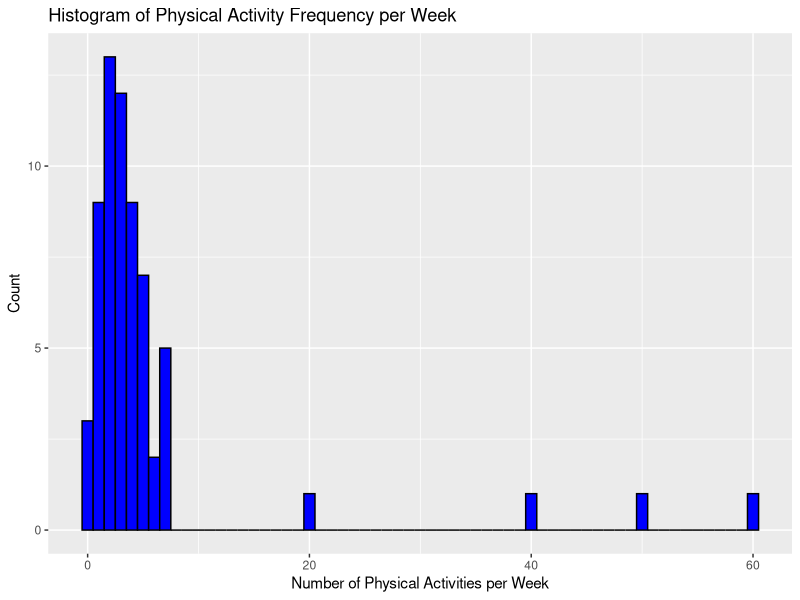
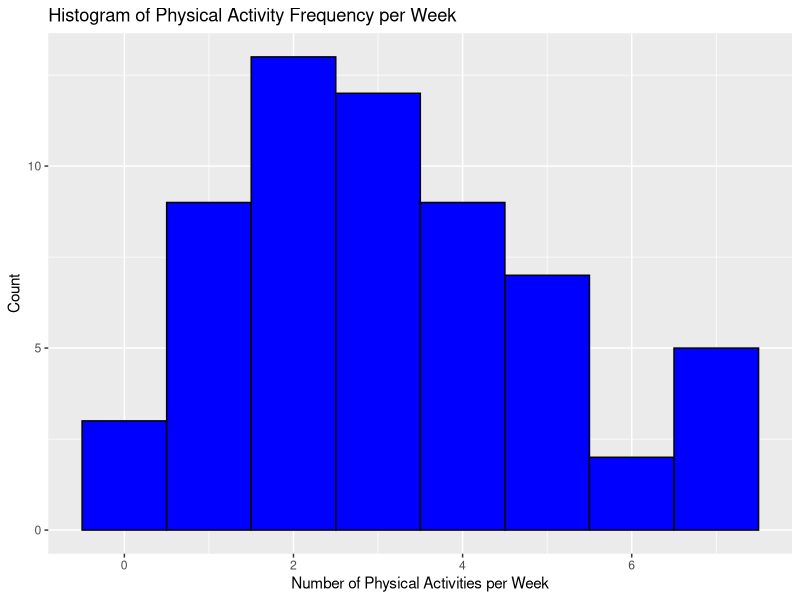
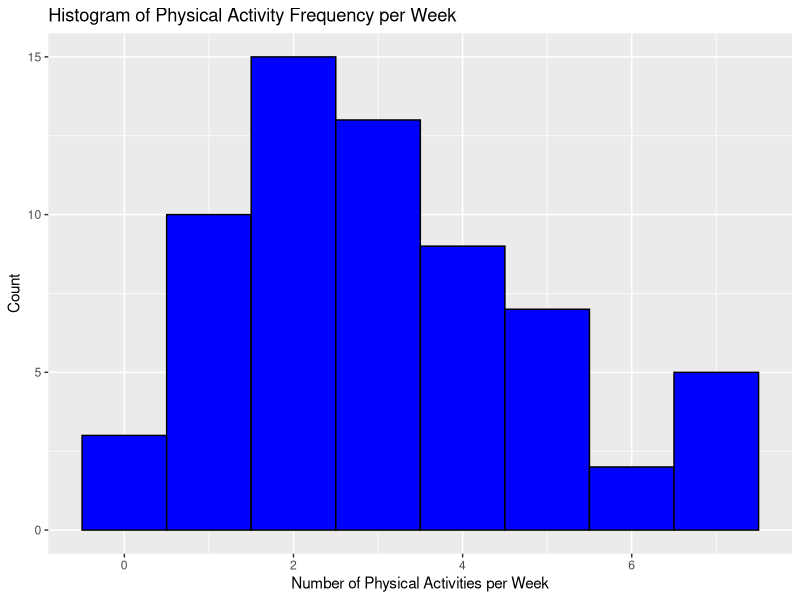
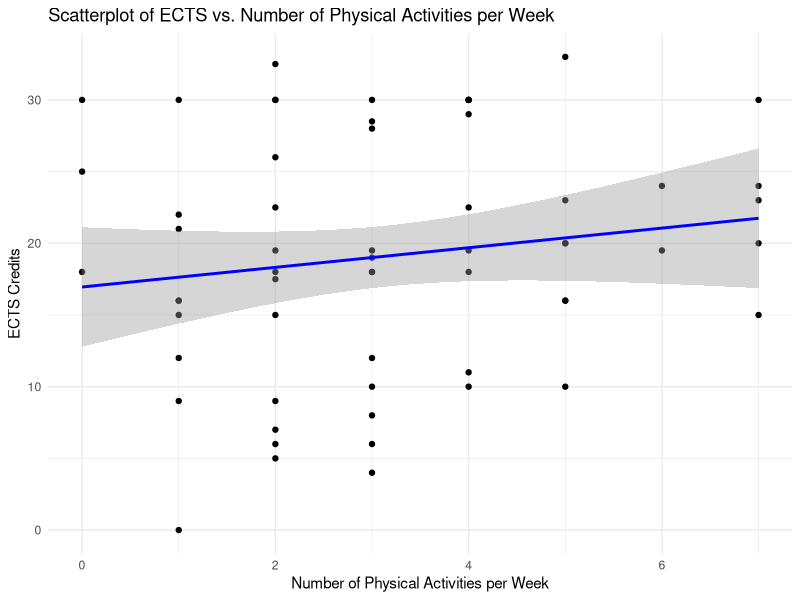
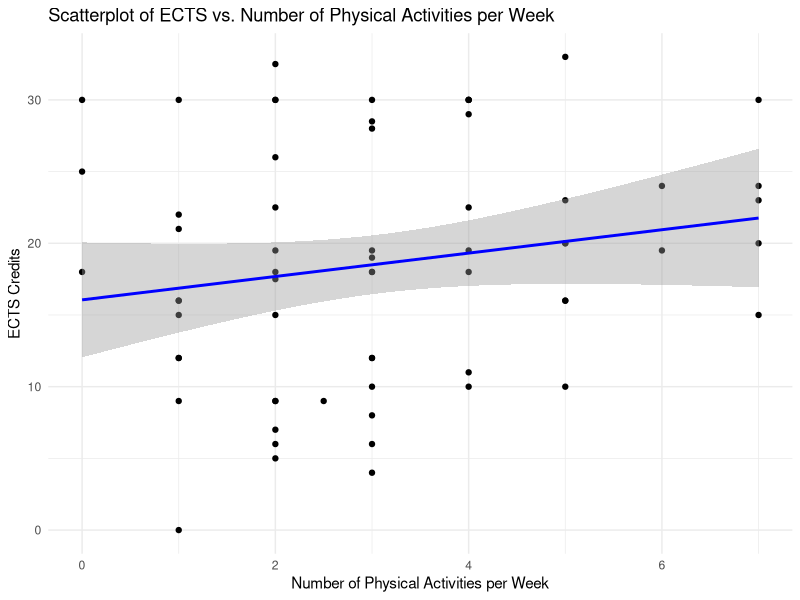
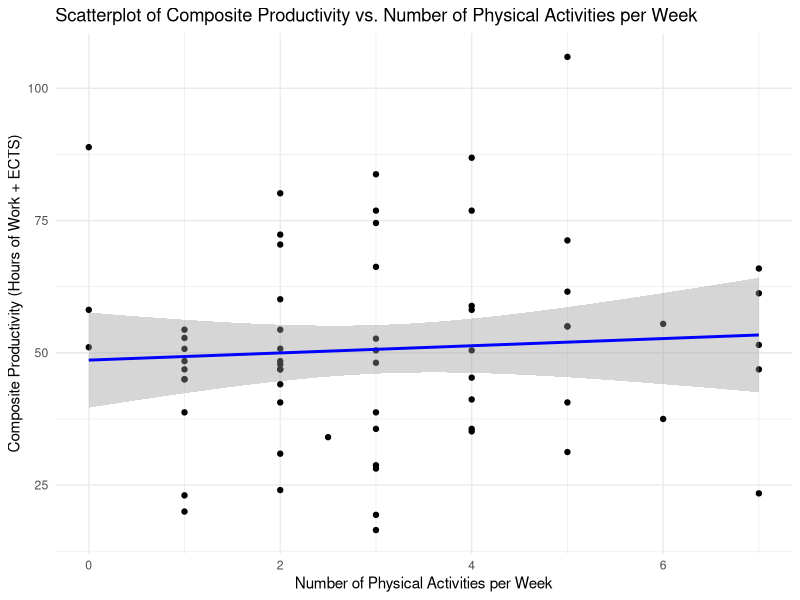
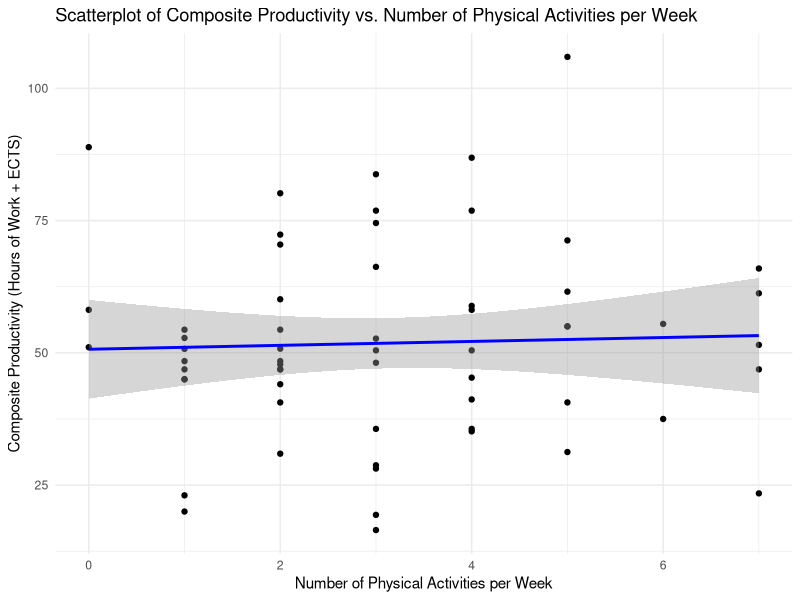
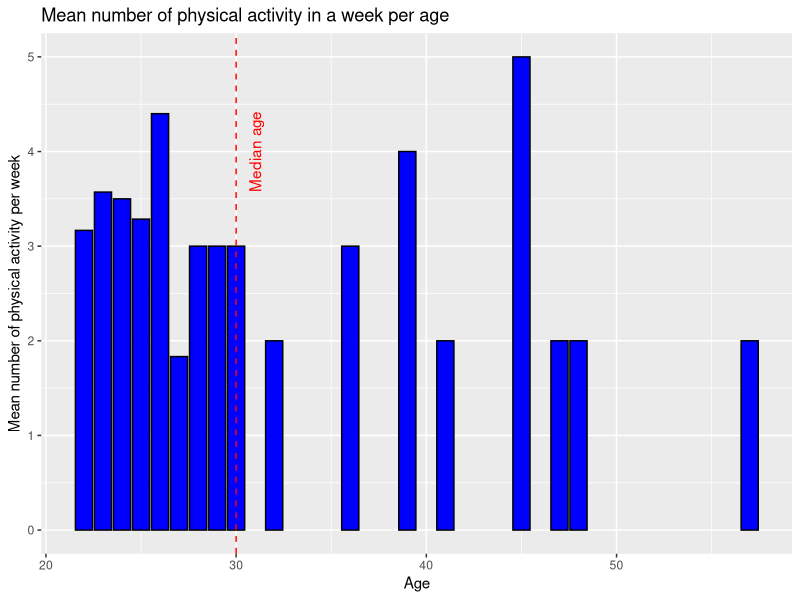

The R source for these figures, in order:
## ---- chunk 1
knitr::opts_chunk$set(echo = TRUE)
library(tidyverse)
library(ggplot2)
library(dplyr)
library(tidyr)
library(survey)
library(knitr)
library(exactRankTests)
library(kableExtra)
## ---- chunk 2
# Load the survey data
survey_data <- read.csv("group14.csv", header=TRUE)
names(survey_data) <- c("Gender", "Age", "Studies", 
                        "NumberOfPhysicalActivityPerWeek", 
                        "TypeOfPhysicalActivity", 
                        "WorkStudy")

# Split WorkStudy into ECTS and HoursOfWork
survey_data <- separate(survey_data, 
                        "WorkStudy", 
                        c("ECTS", "HoursOfWork"), sep=";")

# Fix comma seperated numbers like 17,5 to 17.5 in order to not create NA values
survey_data$ECTS <- as.numeric(str_replace(survey_data$ECTS, ",", "."))
survey_data$ECTS <- survey_data$ECTS %>%
  replace(is.na(.), 0)


survey_data$HoursOfWork <- as.numeric(survey_data$HoursOfWork)
survey_data$NumberOfPhysicalActivityPerWeek <- as.numeric(
  survey_data$NumberOfPhysicalActivityPerWeek)
survey_data$NumberOfPhysicalActivityPerWeek <- 
  str_replace(survey_data$NumberOfPhysicalActivityPerWeek, "Sunday", "1")
survey_data$NumberOfPhysicalActivityPerWeek <- 
  as.numeric(survey_data$NumberOfPhysicalActivityPerWeek)
survey_data <- survey_data %>%
  filter(!is.na(NumberOfPhysicalActivityPerWeek))
# Display the data
kable(head(survey_data), caption = "Survey data set", col.widths = rep("auto", ncol(survey_data)))


survey_data$HoursOfWork <- as.numeric(survey_data$HoursOfWork)
survey_data$WeeklyHours <- survey_data$HoursOfWork + ((survey_data$ECTS*25)/16)

r3_data <- survey_data %>%
  select(NumberOfPhysicalActivityPerWeek, TypeOfPhysicalActivity, HoursOfWork)
## ---- chunk 3
Q1 <- quantile(survey_data$NumberOfPhysicalActivityPerWeek, 0.25, na.rm = TRUE)
Q3 <- quantile(survey_data$NumberOfPhysicalActivityPerWeek, 0.75, na.rm = TRUE)
IQR <- Q3 - Q1

lower_bound <- Q1 - 1.5 * IQR
upper_bound <- Q3 + 1.5 * IQR

survey_data_no_outliers <- survey_data %>%
  filter(NumberOfPhysicalActivityPerWeek >= lower_bound & 
           NumberOfPhysicalActivityPerWeek <= upper_bound)

kable(head(survey_data_no_outliers), 
      caption = "Data with removed outliers in physical activity", col.widths = rep("auto", ncol(survey_data_no_outliers)))

survey_data_transformed <- survey_data %>%
  mutate(NumberOfPhysicalActivityPerWeek = ifelse(
    NumberOfPhysicalActivityPerWeek < lower_bound | 
      NumberOfPhysicalActivityPerWeek > upper_bound,
    NumberOfPhysicalActivityPerWeek / 20,
    NumberOfPhysicalActivityPerWeek
  ))

kable(head(survey_data_transformed), 
      caption = "Data with transformed physical activity", col.widths = rep("auto", ncol(survey_data_transformed)))
## ---- chunk 4
# no outlier survey data set
survey_data_no_outliers$AgeGroup <- 
  as.factor(
    ifelse(survey_data_no_outliers$Age > median(survey_data_no_outliers$Age), 
         "over", "under")
  )

# transformed survey data set
survey_data_transformed$AgeGroup <- 
  as.factor(
    ifelse(survey_data_transformed$Age > median(survey_data_transformed$Age), 
         "over", "under")
  )
## ---- chunk 5
# Histogram of Physical Activity Frequency
ggplot(survey_data, aes(x = NumberOfPhysicalActivityPerWeek)) +
  geom_histogram(binwidth = 1, fill = "blue", color = "black") +
  labs(title = "Histogram of Physical Activity Frequency per Week",
       x = "Number of Physical Activities per Week",
       y = "Count")
## ---- chunk 6
ggplot(survey_data_no_outliers, aes(x = NumberOfPhysicalActivityPerWeek)) +
  geom_histogram(binwidth = 1, fill = "blue", color = "black") +
  labs(title = "Histogram of Physical Activity Frequency per Week",
       x = "Number of Physical Activities per Week",
       y = "Count")
## ---- chunk 7
ggplot(survey_data_transformed, aes(x = NumberOfPhysicalActivityPerWeek)) +
  geom_histogram(binwidth = 1, fill = "blue", color = "black") +
  labs(title = "Histogram of Physical Activity Frequency per Week",
       x = "Number of Physical Activities per Week",
       y = "Count")
## ---- chunk 8
summary_stats_transformed <- survey_data_transformed %>%
  group_by(NumberOfPhysicalActivityPerWeek) %>%
  summarise(
    Mean_ECTS = mean(ECTS, na.rm = TRUE),
    Mean_HoursOfWork = mean(HoursOfWork, na.rm = TRUE),
    SD_ECTS = sd(ECTS, na.rm = TRUE),
    SD_HoursOfWork = sd(HoursOfWork, na.rm = TRUE)
  )
summary_stats_no_outliers <- survey_data_no_outliers %>%
  group_by(NumberOfPhysicalActivityPerWeek) %>%
  summarise(
    Mean_ECTS = mean(ECTS, na.rm = TRUE),
    Mean_HoursOfWork = mean(HoursOfWork, na.rm = TRUE),
    SD_ECTS = sd(ECTS, na.rm = TRUE),
    SD_HoursOfWork = sd(HoursOfWork, na.rm = TRUE)
  )
## ---- chunk 9
kable(summary_stats_transformed, 
      caption = "Summary statistics transformed data")
## ---- chunk 10
kable(summary_stats_no_outliers, 
      caption = "Summary statistics no outliers in physical activities")
## ---- chunk 11

model_transformed_ects <- lm(ECTS ~ NumberOfPhysicalActivityPerWeek, data = survey_data_transformed)
summary(model_transformed_ects)

model_no_outliers_ects <- lm(ECTS ~ NumberOfPhysicalActivityPerWeek, data = survey_data_no_outliers)
summary(model_no_outliers_ects)

model_transformed_HoursOfWork <- lm(HoursOfWork ~ NumberOfPhysicalActivityPerWeek, data = survey_data_transformed)
summary(model_transformed_HoursOfWork)

model_no_outliers_HoursOfWork <- lm(HoursOfWork ~ NumberOfPhysicalActivityPerWeek, data = survey_data_no_outliers)
summary(model_no_outliers_HoursOfWork)

model_transformed_WeeklyHours <- lm(WeeklyHours ~ NumberOfPhysicalActivityPerWeek, data = survey_data_transformed)
summary(model_transformed_HoursOfWork)

model_no_outliers_WeeklyHours <- lm(WeeklyHours ~ NumberOfPhysicalActivityPerWeek, data = survey_data_no_outliers)
summary(model_no_outliers_HoursOfWork)


## ---- chunk 12
# Create a scatterplot of ECTS vs. NumberOfPhysicalActivityPerWeek with regression line
ggplot(survey_data_no_outliers, aes(x = NumberOfPhysicalActivityPerWeek, y = ECTS)) +
  geom_point() +
  geom_smooth(method = "lm", formula = y ~ x, se = TRUE, color = "blue") +
  labs(title = "Scatterplot of ECTS vs. Number of Physical Activities per Week",
       x = "Number of Physical Activities per Week",
       y = "ECTS Credits") +
  theme_minimal()

ggplot(survey_data_transformed, aes(x = NumberOfPhysicalActivityPerWeek, y = ECTS)) +
  geom_point() +
  geom_smooth(method = "lm", formula = y ~ x, se = TRUE, color = "blue") +
  labs(title = "Scatterplot of ECTS vs. Number of Physical Activities per Week",
       x = "Number of Physical Activities per Week",
       y = "ECTS Credits") +
  theme_minimal()

ggplot(survey_data_transformed, aes(x = NumberOfPhysicalActivityPerWeek, y = WeeklyHours)) +
  geom_point() +
  geom_smooth(method = "lm", formula = y ~ x, se = TRUE, color = "blue") +
  labs(title = "Scatterplot of Composite Productivity vs. Number of Physical Activities per Week",
       x = "Number of Physical Activities per Week",
       y = "Composite Productivity (Hours of Work + ECTS)") +
  theme_minimal()
ggplot(survey_data_no_outliers, aes(x = NumberOfPhysicalActivityPerWeek, y = WeeklyHours)) +
  geom_point() +
  geom_smooth(method = "lm", formula = y ~ x, se = TRUE, color = "blue") +
  labs(title = "Scatterplot of Composite Productivity vs. Number of Physical Activities per Week",
       x = "Number of Physical Activities per Week",
       y = "Composite Productivity (Hours of Work + ECTS)") +
  theme_minimal()

## ---- chunk 13
survey_data_grouped_age <- survey_data_no_outliers %>%
  group_by(Age) %>%
  summarise(Mean_PhysicalActivity = mean(NumberOfPhysicalActivityPerWeek))

ggplot(survey_data_grouped_age, aes(x = Age, y = Mean_PhysicalActivity)) +
  geom_col(fill = "blue", color = "black") +
  geom_vline(xintercept = median(survey_data_grouped_age$Age), 
             linetype = "dashed", 
             color = "red") +
  annotate("text", 
           x=median(survey_data_grouped_age$Age)+1, 
           y=4, 
           label="Median age", 
           angle=90, 
           color="red") +
  labs(title = "Mean number of physical activity in a week per age",
       x = "Age",
       y = "Mean number of physical activity per week")
## ---- chunk 14
survey_data_combined <- tibble(
  AgeGroup = c(survey_data_transformed$AgeGroup, 
               survey_data_no_outliers$AgeGroup),
  
  PhysicalActivity = c(survey_data_transformed$NumberOfPhysicalActivityPerWeek, 
                       survey_data_no_outliers$NumberOfPhysicalActivityPerWeek),
  
  Method = c(rep("Transformed", length(survey_data_transformed$AgeGroup)),
             rep("No Outlier", length(survey_data_no_outliers$AgeGroup)))
)
## ---- chunk 15
ggplot(survey_data_combined, aes(x = AgeGroup, fill = AgeGroup)) +
  geom_bar(stat="count", color = "black") +
  labs(title = "Balance of observations per age group",
       x = "Age group",
       y = "Count") +
  facet_wrap(~ Method) +
  theme(legend.position = "none")
## ---- chunk 16
data_outlier_agegroup <- survey_data_no_outliers %>%
  group_by(AgeGroup) %>%
  summarise(mean_PhysicalActivity = mean(NumberOfPhysicalActivityPerWeek, 
                                         na.rm = TRUE))

ggplot(data_outlier_agegroup, 
  aes(x = AgeGroup, y = mean_PhysicalActivity, fill = AgeGroup)) +
  geom_col(color = "black") +
  labs(title = "Change of mean number of physical activity per week per age",
       subtitle = "with no outlier data",
       x = "Age",
       y = "Mean number of physical activity per week") +
  theme(legend.position = "none")
## ---- chunk 17
data_transformed_agegroup <- survey_data_transformed %>%
  group_by(AgeGroup) %>%
  summarise(mean_PhysicalActivity = mean(NumberOfPhysicalActivityPerWeek, 
                                         na.rm = TRUE))

ggplot(data_transformed_agegroup, 
  aes(x = AgeGroup, y = mean_PhysicalActivity, fill = AgeGroup)) +
  geom_col(color = "black") +
  labs(title = "Change of mean number of physical activity per week per age",
       subtitle = "with transformed data",
       x = "Age",
       y = "Mean number of physical activity per week") +
  theme(legend.position = "none")
## ---- chunk 18
summary_stats_transformed_rq2 <- survey_data_transformed %>%
  group_by(AgeGroup) %>%
  summarise(
    Mean_physical = mean(NumberOfPhysicalActivityPerWeek, na.rm = TRUE),
    Median_physical = median(NumberOfPhysicalActivityPerWeek, na.rm = TRUE),
  )

summary_stats_no_outliers_rq2 <- survey_data_no_outliers %>%
  group_by(AgeGroup) %>%
  summarise(
    Mean_physical = mean(NumberOfPhysicalActivityPerWeek, na.rm = TRUE),
    Median_physical = median(NumberOfPhysicalActivityPerWeek, na.rm = TRUE),
  )
## ---- chunk 19
# combine into one df
summary_stats_rq2 <- tibble(
  AgeGroup = c(summary_stats_no_outliers_rq2$AgeGroup, 
               summary_stats_transformed_rq2$AgeGroup),
  
  Mean = c(summary_stats_no_outliers_rq2$Mean_physical, 
           summary_stats_transformed_rq2$Mean_physical),
  
  Median = c(summary_stats_no_outliers_rq2$Median_physical, 
             summary_stats_transformed_rq2$Median_physical),
  
  Method = c(rep("Transform", length(summary_stats_no_outliers_rq2$AgeGroup)), 
             rep("No Outlier", length(summary_stats_transformed_rq2$AgeGroup)))
)
## ---- chunk 20
ggplot(summary_stats_rq2, aes(x = AgeGroup, y = Median, fill = AgeGroup)) +
  geom_col(color = "black") +
  labs(
    title = "Median number of physical activities in age groups per methods",
    x = "Age groups",
    y = "Median") +
  theme(legend.position = "none") +
  facet_wrap(~ Method)
## ---- chunk 21
ggplot(summary_stats_rq2, aes(x = AgeGroup, y = Mean, fill = AgeGroup)) +
  geom_col(color = "black") +
  labs(
    title = "Mean number of physical activities in age groups per methods",
    x = "Age groups",
    y = "Mean") +
  theme(legend.position = "none") +
  facet_wrap(~ Method)
## ---- chunk 22
ggplot(survey_data_combined, 
       aes(x = AgeGroup, 
           y = PhysicalActivity, 
           fill = AgeGroup)) +
  geom_boxplot() +
  labs(
    title = "Distribution of physical activities per week by age group",
    x = "Age Group", 
    y = "Activities per Week") +
  facet_wrap(~ Method) +
  theme(legend.position = "none")
## ---- chunk 23
shapiro.test(
  survey_data_transformed$NumberOfPhysicalActivityPerWeek[survey_data_transformed$AgeGroup == "under"])

shapiro.test(
  survey_data_transformed$NumberOfPhysicalActivityPerWeek[survey_data_transformed$AgeGroup == "over"])
## ---- chunk 24
shapiro.test(
  survey_data_no_outliers$NumberOfPhysicalActivityPerWeek[survey_data_no_outliers$AgeGroup == "under"])

shapiro.test(
  survey_data_no_outliers$NumberOfPhysicalActivityPerWeek[survey_data_no_outliers$AgeGroup == "over"])
## ---- chunk 25
wilcox.test(
  NumberOfPhysicalActivityPerWeek ~ AgeGroup, 
  data = survey_data_transformed
)

wilcox.test(
  NumberOfPhysicalActivityPerWeek ~ AgeGroup, 
  data = survey_data_no_outliers
)
## ---- chunk 26
model_transformed_rq2 <- lm(NumberOfPhysicalActivityPerWeek ~ AgeGroup, 
                     data = survey_data_transformed)
summary(model_transformed_rq2)

model_outliers_rq2 <- lm(NumberOfPhysicalActivityPerWeek ~ AgeGroup, 
                     data = survey_data_no_outliers)
summary(model_outliers_rq2)
## ---- chunk 27
r3_data <- r3_data %>%
  mutate(Category = if_else(HoursOfWork==0, "Full-Time Student", "Working Student"))

r3_data %>%
  ggplot(aes(x=Category, fill=Category)) +
  geom_histogram(stat = "count") +
  geom_text(stat = "count", aes(label = ..count..), vjust = -0.2, size = 5) +
  labs(
    title = "Number of Full-Time Students and Working Students",
    x = "Category",
    y = "Count"
  ) +
  theme(legend.position = "none")
## ---- chunk 28
r3_data <- r3_data %>%
  mutate(SubCategory = case_when(
    HoursOfWork == 0 ~ "0",
    0 != HoursOfWork & HoursOfWork <= 10 ~ "1-10h",
    10 < HoursOfWork & HoursOfWork <= 20 ~ "11-20h",
    20 < HoursOfWork & HoursOfWork <= 30 ~ "21-30h",
    30 < HoursOfWork ~ "30h+"
  ))

r3_data %>%
  ggplot(aes(x=SubCategory, fill=SubCategory)) +
  geom_histogram(stat = "count") +
  geom_text(stat = "count", aes(label = ..count..), vjust = -0.2, size = 5) +
  labs(
    title = "Number of students based on SubCategory",
    x = "SubCategory",
    y = "Count"
  ) +
  theme(legend.position = "none")
## ---- chunk 29
types_of_physcial_activity <- c("StrengthTraining", "Cardio", "RecreationalActivities", "BallSports", "FlexibilityAndMobilit", "MartialArt", "Other")

r3_data <- r3_data %>%
  mutate(StrengthTraining = if_else(str_detect(TypeOfPhysicalActivity, "Strength Training"), 1, 0),
         Cardio = if_else(str_detect(TypeOfPhysicalActivity, "Cardio"), 1, 0),
         RecreationalActivities = if_else(str_detect(TypeOfPhysicalActivity, "Recreational Activities"), 1, 0),
         BallSports = if_else(str_detect(TypeOfPhysicalActivity, "Ball Sports"), 1, 0),
         FlexibilityAndMobilit = if_else(str_detect(TypeOfPhysicalActivity, "Flexibility and Mobilit"), 1, 0),
         MartialArt = if_else(str_detect(TypeOfPhysicalActivity, "Martial Art"), 1, 0),
         Other = if_else(str_detect(TypeOfPhysicalActivity, "Other"), 1, 0)
         ) %>%
  select(-TypeOfPhysicalActivity)

r3_data <- r3_data %>%
  mutate(NumberOfDifferentActivity = rowSums(r3_data[, types_of_physcial_activity]))

## ---- chunk 30
r3_data %>%
  group_by(Category) %>%
  summarize(
    MeanNumberOfDifferentActivity=mean(NumberOfDifferentActivity)
  )

r3_data %>%
  group_by(SubCategory) %>%
  summarize(
    MeanNumberOfDifferentActivity=mean(NumberOfDifferentActivity)
  )
## ---- chunk 31
shapiro.test(
  r3_data$NumberOfDifferentActivity[r3_data$Category == "Full-Time Student"])

shapiro.test(
  r3_data$NumberOfDifferentActivity[r3_data$Category == "Working Student"])
## ---- chunk 32
p_value_base <- wilcox.test(NumberOfDifferentActivity ~ Category, data = r3_data)
p_value_base
## ---- chunk 33
r3_data$SubCategory <- as.factor(r3_data$SubCategory)

r3_group1 <- r3_data %>% 
  filter(SubCategory=="0" | SubCategory=="1-10h")

r3_group2 <- r3_data %>% 
  filter(SubCategory=="0" | SubCategory=="11-20h")

r3_group3 <- r3_data %>% 
  filter(SubCategory=="0" | SubCategory=="21-30h")

r3_group4 <- r3_data %>% 
  filter(SubCategory=="0" | SubCategory=="30h+")

p_value_group1 <- wilcox.exact(NumberOfDifferentActivity ~ SubCategory, data = r3_group1, exact = TRUE)
p_value_group2 <- wilcox.exact(NumberOfDifferentActivity ~ SubCategory, data = r3_group2, exact = TRUE)
p_value_group3 <- wilcox.exact(NumberOfDifferentActivity ~ SubCategory, data = r3_group3, exact = TRUE)
p_value_group4 <- wilcox.exact(NumberOfDifferentActivity ~ SubCategory, data = r3_group4, exact = TRUE)

df <- data.frame(
  Group = c("Full-Time Student vs. Working Student", "1-10h", "11-20h", "21-30h", "30h+"),
  p_value = c(p_value_base$p.value, p_value_group1$p.value, p_value_group2$p.value, p_value_group3$p.value, p_value_group4$p.value)
)

df
